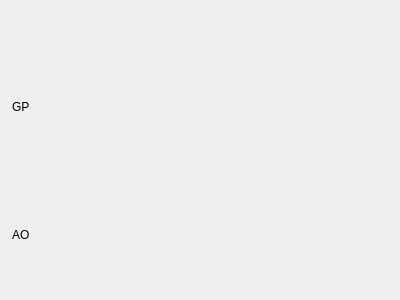
<?xml version="1.0" encoding="UTF-8"?>
<ui version="4.0">
 <class>snowgui::trackingmonitordialog</class>
 <widget class="QDialog" name="snowgui::trackingmonitordialog">
  <property name="geometry">
   <rect>
    <x>0</x>
    <y>0</y>
    <width>400</width>
    <height>300</height>
   </rect>
  </property>
  <property name="windowTitle">
   <string>Dialog</string>
  </property>
  <layout class="QVBoxLayout" name="verticalLayout">
   <property name="leftMargin">
    <number>0</number>
   </property>
   <property name="topMargin">
    <number>0</number>
   </property>
   <property name="rightMargin">
    <number>0</number>
   </property>
   <property name="bottomMargin">
    <number>5</number>
   </property>
   <item>
    <widget class="QWidget" name="infoWidget" native="true">
     <property name="maximumSize">
      <size>
       <width>16777215</width>
       <height>40</height>
      </size>
     </property>
    </widget>
   </item>
   <item>
    <widget class="QWidget" name="dataWidget" native="true">
     <layout class="QGridLayout" name="gridLayout">
      <property name="leftMargin">
       <number>12</number>
      </property>
      <property name="topMargin">
       <number>0</number>
      </property>
      <property name="rightMargin">
       <number>0</number>
      </property>
      <property name="bottomMargin">
       <number>0</number>
      </property>
      <item row="0" column="1">
       <widget class="snowgui::singletrackwidget" name="gpTrack" native="true"/>
      </item>
      <item row="1" column="1">
       <widget class="snowgui::singletrackwidget" name="aoTrack" native="true"/>
      </item>
      <item row="0" column="0">
       <widget class="QLabel" name="gpLabel">
        <property name="maximumSize">
         <size>
          <width>20</width>
          <height>16777215</height>
         </size>
        </property>
        <property name="text">
         <string>GP</string>
        </property>
       </widget>
      </item>
      <item row="1" column="0">
       <widget class="QLabel" name="aoLabel">
        <property name="maximumSize">
         <size>
          <width>20</width>
          <height>16777215</height>
         </size>
        </property>
        <property name="text">
         <string>AO</string>
        </property>
       </widget>
      </item>
     </layout>
    </widget>
   </item>
  </layout>
 </widget>
 <customwidgets>
  <customwidget>
   <class>snowgui::singletrackwidget</class>
   <extends>QWidget</extends>
   <header location="global">singletrackwidget.h</header>
   <container>1</container>
  </customwidget>
 </customwidgets>
 <resources/>
 <connections/>
</ui>
